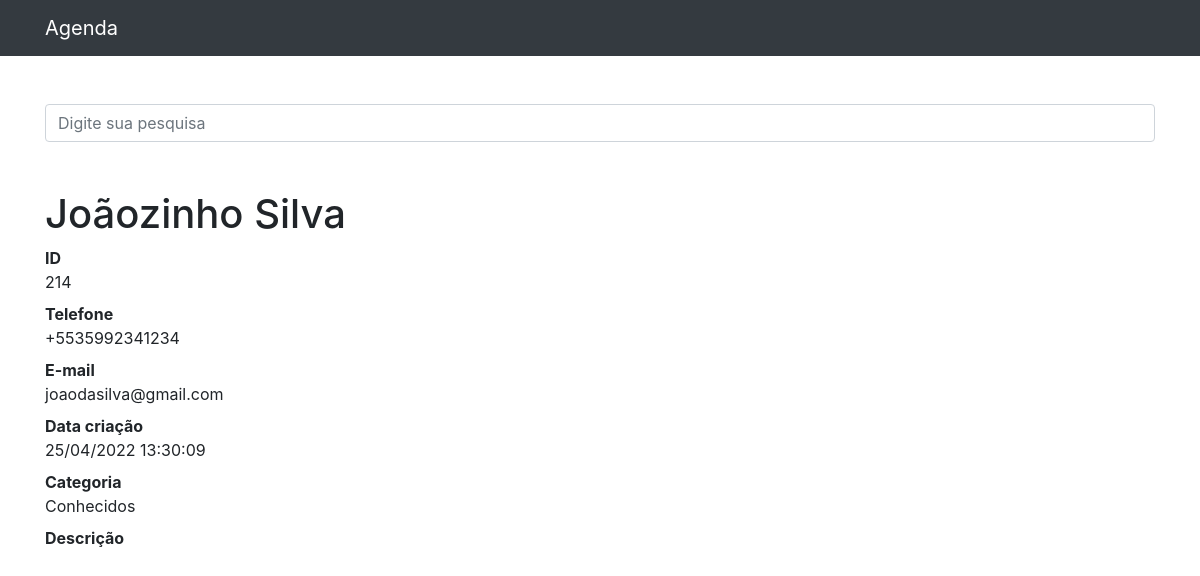
The page /214 on the database its author committed.
### contatos/models.py (models this page shows, shortened)
class Contato(models.Model):
    nome = models.CharField(max_length=150)
    sobrenome = models.CharField(max_length=255, blank=True)
    telefone = models.CharField(max_length=255)
    email = models.CharField(max_length=255, blank=True)
    data_criacao = models.DateTimeField(default=timezone.now)
    descricao = models.TextField(blank=True)
    categoria = models.ForeignKey(Categoria, on_delete=models.DO_NOTHING)
    mostrar = models.BooleanField(default=True)
    foto = models.ImageField(blank=True, upload_to='fotos/%Y/%m/')

class Categoria(models.Model):
    nome = models.CharField(max_length=255)
    def __str__(self):
        return self.nome

### contatos/views.py (the view)
# urls.py: path('<int:contato_id>', views.ver_contato, name='ver_contato'),
def ver_contato(request, contato_id):
    contato = get_object_or_404(Contato, id=contato_id)
    if not contato.mostrar:
        raise Http404()
    return render(request, 'contatos/ver_contato.html', {
        'contato': contato
    })

### contatos/templates/contatos/ver_contato.html (shortened to what this page needs)
{% extends 'base.html' %}
{%block conteudo%}
  <h1 class="mt-5">{{ contato.nome }} {{ contato.sobrenome }}</h1>
  <dl>
    <dt>ID</dt>
    <dd>{{ contato.id }}</dd>
    <dt>Telefone</dt>
    <dd>{{ contato.telefone }}</dd>
    <dt>E-mail</dt>
    <dd>{{ contato.email }}</dd>
    <dt>Data criação</dt>
    <dd>{{ contato.data_criacao|date:'d/m/Y H:i:s' }}</dd>
    <dt>Categoria</dt>
    <dd>{{ contato.categoria }}</dd>
    <dt>Descrição</dt>
  </dl>
{%endblock%}

### rows shown on the page
Contato: nome "Joãozinho", sobrenome "Silva", id "214", telefone "+5535992341234", email "joaodasilva@gmail.com", data_criacao "25/04/2022 13:30:09", categoria "Conhecidos"
